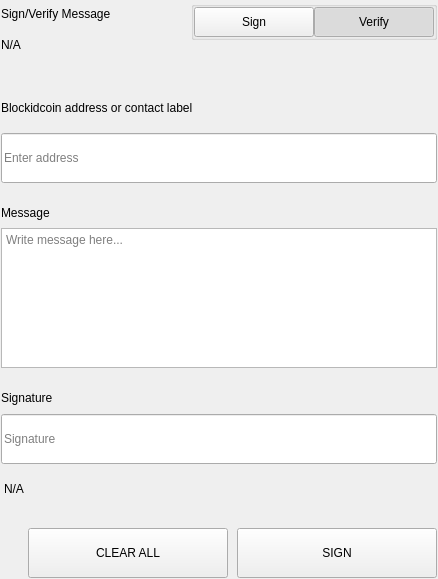
<?xml version="1.0" encoding="UTF-8"?>
<ui version="4.0">
 <class>SettingsSignMessageWidgets</class>
 <widget class="QWidget" name="SettingsSignMessageWidgets">
  <property name="geometry">
   <rect>
    <x>0</x>
    <y>0</y>
    <width>438</width>
    <height>579</height>
   </rect>
  </property>
  <property name="windowTitle">
   <string>Form</string>
  </property>
  <layout class="QVBoxLayout" name="verticalLayout">
   <property name="spacing">
    <number>0</number>
   </property>
   <property name="leftMargin">
    <number>0</number>
   </property>
   <property name="topMargin">
    <number>0</number>
   </property>
   <property name="rightMargin">
    <number>0</number>
   </property>
   <property name="bottomMargin">
    <number>0</number>
   </property>
   <item>
    <widget class="QWidget" name="left" native="true">
     <layout class="QVBoxLayout" name="verticalLayout_3">
      <property name="leftMargin">
       <number>0</number>
      </property>
      <property name="topMargin">
       <number>0</number>
      </property>
      <property name="rightMargin">
       <number>0</number>
      </property>
      <property name="bottomMargin">
       <number>0</number>
      </property>
      <item>
       <widget class="QWidget" name="container_sign" native="true">
        <layout class="QVBoxLayout" name="verticalLayout_2">
         <property name="spacing">
          <number>0</number>
         </property>
         <property name="leftMargin">
          <number>1</number>
         </property>
         <property name="topMargin">
          <number>1</number>
         </property>
         <property name="rightMargin">
          <number>1</number>
         </property>
         <property name="bottomMargin">
          <number>1</number>
         </property>
         <item>
          <layout class="QHBoxLayout" name="horizontalLayout_3" stretch="3,1">
           <property name="spacing">
            <number>40</number>
           </property>
           <item>
            <layout class="QVBoxLayout" name="verticalLayoutTitle">
             <property name="spacing">
              <number>5</number>
             </property>
             <item>
              <widget class="QLabel" name="labelTitle">
               <property name="text">
                <string>Sign/Verify Message</string>
               </property>
              </widget>
             </item>
             <item>
              <widget class="QLabel" name="labelSubtitle1">
               <property name="text">
                <string notr="true">N/A</string>
               </property>
               <property name="wordWrap">
                <bool>true</bool>
               </property>
              </widget>
             </item>
            </layout>
           </item>
           <item alignment="Qt::AlignRight|Qt::AlignTop">
            <widget class="QWidget" name="containerSwitch" native="true">
             <property name="styleSheet">
              <string notr="true">#containerSwitch{
	padding-top:9px;
}</string>
             </property>
             <layout class="QVBoxLayout" name="verticalLayout_6">
              <property name="spacing">
               <number>4</number>
              </property>
              <property name="leftMargin">
               <number>0</number>
              </property>
              <property name="topMargin">
               <number>0</number>
              </property>
              <property name="rightMargin">
               <number>0</number>
              </property>
              <property name="bottomMargin">
               <number>0</number>
              </property>
              <item alignment="Qt::AlignRight">
               <widget class="QGroupBox" name="groupBox">
                <property name="sizePolicy">
                 <sizepolicy hsizetype="Fixed" vsizetype="Preferred">
                  <horstretch>0</horstretch>
                  <verstretch>0</verstretch>
                 </sizepolicy>
                </property>
                <property name="title">
                 <string/>
                </property>
                <property name="alignment">
                 <set>Qt::AlignRight|Qt::AlignTop|Qt::AlignTrailing</set>
                </property>
                <layout class="QHBoxLayout" name="horizontalLayout_4">
                 <property name="spacing">
                  <number>0</number>
                 </property>
                 <property name="leftMargin">
                  <number>0</number>
                 </property>
                 <property name="topMargin">
                  <number>0</number>
                 </property>
                 <property name="rightMargin">
                  <number>0</number>
                 </property>
                 <property name="bottomMargin">
                  <number>0</number>
                 </property>
                 <item>
                  <widget class="QPushButton" name="pushSign">
                   <property name="minimumSize">
                    <size>
                     <width>120</width>
                     <height>30</height>
                    </size>
                   </property>
                   <property name="maximumSize">
                    <size>
                     <width>120</width>
                     <height>30</height>
                    </size>
                   </property>
                   <property name="focusPolicy">
                    <enum>Qt::NoFocus</enum>
                   </property>
                   <property name="text">
                    <string>Sign</string>
                   </property>
                   <property name="checkable">
                    <bool>true</bool>
                   </property>
                   <property name="autoExclusive">
                    <bool>true</bool>
                   </property>
                  </widget>
                 </item>
                 <item>
                  <widget class="QPushButton" name="pushVerify">
                   <property name="minimumSize">
                    <size>
                     <width>120</width>
                     <height>30</height>
                    </size>
                   </property>
                   <property name="maximumSize">
                    <size>
                     <width>120</width>
                     <height>30</height>
                    </size>
                   </property>
                   <property name="focusPolicy">
                    <enum>Qt::NoFocus</enum>
                   </property>
                   <property name="text">
                    <string>Verify</string>
                   </property>
                   <property name="checkable">
                    <bool>true</bool>
                   </property>
                   <property name="checked">
                    <bool>true</bool>
                   </property>
                   <property name="autoExclusive">
                    <bool>true</bool>
                   </property>
                  </widget>
                 </item>
                </layout>
               </widget>
              </item>
              <item alignment="Qt::AlignHCenter|Qt::AlignTop">
               <widget class="QLabel" name="labelSubtitleSwitch">
                <property name="text">
                 <string/>
                </property>
                <property name="alignment">
                 <set>Qt::AlignRight|Qt::AlignTrailing|Qt::AlignVCenter</set>
                </property>
               </widget>
              </item>
             </layout>
            </widget>
           </item>
          </layout>
         </item>
         <item>
          <spacer name="verticalSpacer_2">
           <property name="orientation">
            <enum>Qt::Vertical</enum>
           </property>
           <property name="sizeType">
            <enum>QSizePolicy::Fixed</enum>
           </property>
           <property name="sizeHint" stdset="0">
            <size>
             <width>20</width>
             <height>40</height>
            </size>
           </property>
          </spacer>
         </item>
         <item>
          <widget class="QWidget" name="containerAddress" native="true">
           <property name="sizePolicy">
            <sizepolicy hsizetype="Preferred" vsizetype="Fixed">
             <horstretch>0</horstretch>
             <verstretch>0</verstretch>
            </sizepolicy>
           </property>
           <layout class="QVBoxLayout" name="verticalLayout_5" stretch="0,0">
            <property name="spacing">
             <number>15</number>
            </property>
            <property name="leftMargin">
             <number>0</number>
            </property>
            <property name="topMargin">
             <number>0</number>
            </property>
            <property name="rightMargin">
             <number>0</number>
            </property>
            <property name="bottomMargin">
             <number>0</number>
            </property>
            <item>
             <widget class="QLabel" name="labelSubtitleAddress">
              <property name="minimumSize">
               <size>
                <width>0</width>
                <height>20</height>
               </size>
              </property>
              <property name="maximumSize">
               <size>
                <width>16777215</width>
                <height>20</height>
               </size>
              </property>
              <property name="text">
               <string>Blockidcoin address or contact label</string>
              </property>
             </widget>
            </item>
            <item>
             <widget class="QLineEdit" name="addressIn_SM">
              <property name="minimumSize">
               <size>
                <width>0</width>
                <height>50</height>
               </size>
              </property>
              <property name="maximumSize">
               <size>
                <width>16777215</width>
                <height>50</height>
               </size>
              </property>
              <property name="placeholderText">
               <string>Enter address</string>
              </property>
             </widget>
            </item>
           </layout>
          </widget>
         </item>
         <item>
          <spacer name="verticalSpacer_3">
           <property name="orientation">
            <enum>Qt::Vertical</enum>
           </property>
           <property name="sizeType">
            <enum>QSizePolicy::Fixed</enum>
           </property>
           <property name="sizeHint" stdset="0">
            <size>
             <width>20</width>
             <height>20</height>
            </size>
           </property>
          </spacer>
         </item>
         <item>
          <layout class="QVBoxLayout" name="verticalLayout_9">
           <property name="spacing">
            <number>5</number>
           </property>
           <item>
            <widget class="QLabel" name="labelSubtitleMessage">
             <property name="minimumSize">
              <size>
               <width>0</width>
               <height>20</height>
              </size>
             </property>
             <property name="maximumSize">
              <size>
               <width>16777215</width>
               <height>20</height>
              </size>
             </property>
             <property name="text">
              <string>Message</string>
             </property>
            </widget>
           </item>
           <item>
            <widget class="QPlainTextEdit" name="messageIn_SM">
             <property name="minimumSize">
              <size>
               <width>0</width>
               <height>140</height>
              </size>
             </property>
             <property name="maximumSize">
              <size>
               <width>16777215</width>
               <height>140</height>
              </size>
             </property>
             <property name="placeholderText">
              <string>Write message here...</string>
             </property>
            </widget>
           </item>
          </layout>
         </item>
         <item>
          <spacer name="verticalSpacer_4">
           <property name="orientation">
            <enum>Qt::Vertical</enum>
           </property>
           <property name="sizeType">
            <enum>QSizePolicy::Fixed</enum>
           </property>
           <property name="sizeHint" stdset="0">
            <size>
             <width>20</width>
             <height>20</height>
            </size>
           </property>
          </spacer>
         </item>
         <item>
          <widget class="QWidget" name="widget" native="true">
           <property name="minimumSize">
            <size>
             <width>0</width>
             <height>75</height>
            </size>
           </property>
           <property name="maximumSize">
            <size>
             <width>16777215</width>
             <height>16777215</height>
            </size>
           </property>
           <layout class="QVBoxLayout" name="verticalLayout_4">
            <property name="leftMargin">
             <number>0</number>
            </property>
            <property name="topMargin">
             <number>0</number>
            </property>
            <property name="rightMargin">
             <number>0</number>
            </property>
            <property name="bottomMargin">
             <number>0</number>
            </property>
            <item>
             <widget class="QLabel" name="labelSubtitleSignature">
              <property name="minimumSize">
               <size>
                <width>0</width>
                <height>20</height>
               </size>
              </property>
              <property name="maximumSize">
               <size>
                <width>16777215</width>
                <height>20</height>
               </size>
              </property>
              <property name="text">
               <string>Signature</string>
              </property>
             </widget>
            </item>
            <item>
             <widget class="QLineEdit" name="signatureOut_SM">
              <property name="minimumSize">
               <size>
                <width>0</width>
                <height>50</height>
               </size>
              </property>
              <property name="placeholderText">
               <string>Signature</string>
              </property>
             </widget>
            </item>
           </layout>
          </widget>
         </item>
         <item>
          <widget class="QLabel" name="statusLabel_SM">
           <property name="styleSheet">
            <string notr="true">padding-top:5px;</string>
           </property>
           <property name="text">
            <string notr="true">N/A</string>
           </property>
          </widget>
         </item>
         <item>
          <spacer name="verticalSpacer">
           <property name="orientation">
            <enum>Qt::Vertical</enum>
           </property>
           <property name="sizeType">
            <enum>QSizePolicy::Fixed</enum>
           </property>
           <property name="sizeHint" stdset="0">
            <size>
             <width>20</width>
             <height>20</height>
            </size>
           </property>
          </spacer>
         </item>
         <item>
          <layout class="QHBoxLayout" name="horizontalLayout_7">
           <property name="spacing">
            <number>9</number>
           </property>
           <item>
            <spacer name="horizontalSpacer_5">
             <property name="orientation">
              <enum>Qt::Horizontal</enum>
             </property>
             <property name="sizeType">
              <enum>QSizePolicy::Expanding</enum>
             </property>
             <property name="sizeHint" stdset="0">
              <size>
               <width>40</width>
               <height>20</height>
              </size>
             </property>
            </spacer>
           </item>
           <item>
            <widget class="QPushButton" name="pushButtonClear">
             <property name="minimumSize">
              <size>
               <width>200</width>
               <height>50</height>
              </size>
             </property>
             <property name="focusPolicy">
              <enum>Qt::NoFocus</enum>
             </property>
             <property name="text">
              <string>CLEAR ALL</string>
             </property>
            </widget>
           </item>
           <item>
            <widget class="QPushButton" name="pushButtonSave">
             <property name="minimumSize">
              <size>
               <width>200</width>
               <height>50</height>
              </size>
             </property>
             <property name="maximumSize">
              <size>
               <width>200</width>
               <height>50</height>
              </size>
             </property>
             <property name="focusPolicy">
              <enum>Qt::NoFocus</enum>
             </property>
             <property name="text">
              <string>SIGN</string>
             </property>
            </widget>
           </item>
          </layout>
         </item>
        </layout>
       </widget>
      </item>
     </layout>
    </widget>
   </item>
  </layout>
 </widget>
 <resources/>
 <connections/>
</ui>
